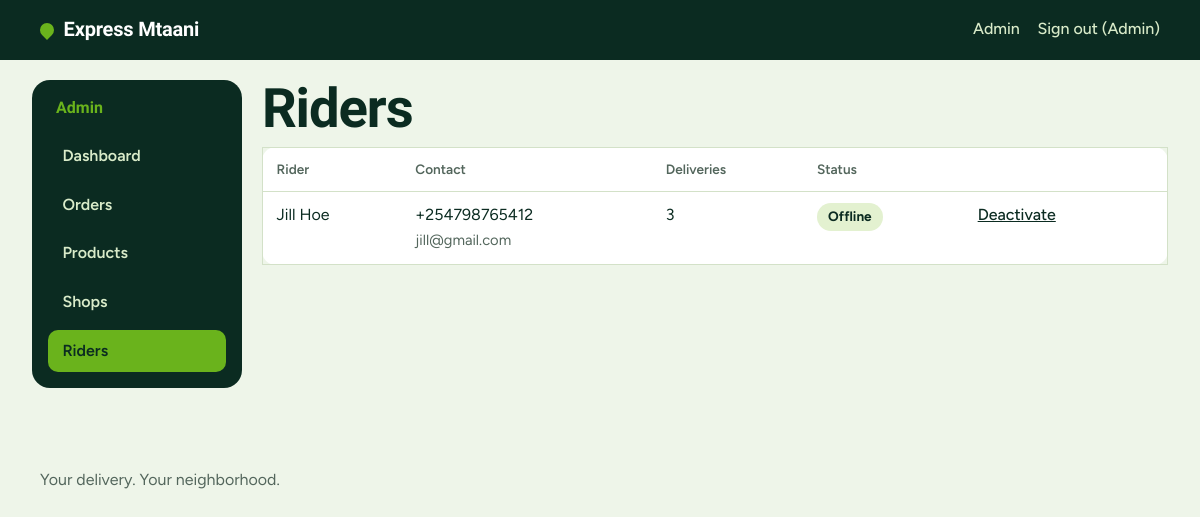
Page /admin/riders (signed in) on the committed database.
### app/models.py (models this page shows, shortened)
class User(UserMixin, db.Model):
    __tablename__ = "users"
    id = db.Column(db.Integer, primary_key=True)
    name = db.Column(db.String(80), nullable=False)
    email = db.Column(db.String(120), unique=True, nullable=False, index=True)
    phone = db.Column(db.String(20), nullable=False)
    password_hash = db.Column(db.String(255), nullable=False)
    role = db.Column(db.String(20), nullable=False, default="customer", index=True)
    active = db.Column(db.Boolean, nullable=False, default=True)
    approved = db.Column(db.Boolean, nullable=False, default=True)  # riders start unapproved
    created_at = db.Column(db.DateTime, nullable=False, default=utcnow)
    online = db.Column(db.Boolean, nullable=False, default=False)
    last_lat = db.Column(db.Float)
    last_lng = db.Column(db.Float)
    last_seen_at = db.Column(db.DateTime)
    @property
    def is_active(self):  # Flask-Login
        return bool(self.active)
    @property
    def first_name(self):
        return (self.name or "").split(" ")[0]
    def is_fresh(self):
        if not (self.online and self.last_seen_at and self.last_lat is not None):
            return False
        limit = timedelta(seconds=current_app.config["RIDER_FRESH_SECONDS"])
        return utcnow() - self.last_seen_at <= limit

### app/admin.py (the view)
@bp.get("/riders")
def riders():
    rows = User.query.filter_by(role="rider").order_by(User.approved.asc(), User.name).all()
    delivered = dict(db.session.query(Order.rider_id, func.count(Order.id))
                     .filter(Order.status == "delivered").group_by(Order.rider_id).all())
    return render_template("admin/riders.html", riders=rows, delivered=delivered)

### app/admin.py (called while the page is built)
@bp.before_request
def admin_only():
    if not current_user.is_authenticated:
        return redirect(url_for("auth.login", next=request.path))
    if current_user.role != "admin":
        abort(403)

### app/models.py (called while the page is built)
def utcnow():
    return datetime.now(timezone.utc).replace(tzinfo=None)

@login_manager.user_loader
def load_user(user_id):
    try:
        user = db.session.get(User, int(user_id))
    except (TypeError, ValueError):
        return None
    if user and user.active and (user.role != "rider" or user.approved):
        return user
    return None

### app/storefront.py (called while the page is built)
def _cart():
    cart = session.get("cart")
    if not isinstance(cart, dict) or not isinstance(cart.get("items"), dict) or "shop_id" not in cart:
        return {"shop_id": None, "items": {}}
    return cart

@bp.app_context_processor
def inject_cart_count():
    items = _cart()["items"]
    return {"cart_count": sum(v for v in items.values() if isinstance(v, int))}

### app/templates/admin/riders.html (shortened to what this page needs)
{% extends "admin/base.html" %}
{% block admin %}
<h1>Riders</h1>
{% if riders %}
<div class="table-wrap"><table class="table">
  <thead><tr><th>Rider</th><th>Contact</th><th>Deliveries</th><th>Status</th><th></th></tr></thead>
  <tbody>
  {% for r in riders %}
    <tr>
      <td data-label="Rider">{{ r.name }}</td>
      <td data-label="Contact">{{ r.phone }}<br><span class="hint">{{ r.email }}</span></td>
      <td data-label="Deliveries">{{ delivered.get(r.id, 0) }}</td>
      <td data-label="Status">
        {% if not r.approved %}<span class="badge badge--placed">Waiting for approval</span>
        {% elif not r.active %}<span class="badge badge--cancelled">Deactivated</span>
        {% elif r.is_fresh() %}<span class="badge badge--on_the_way">Online</span>
        {% else %}<span class="badge">Offline</span>{% endif %}
      </td>
      <td class="actions-cell">
        {% if not r.approved %}
          <form method="post" action="{{ url_for('admin.rider_approve', user_id=r.id) }}" class="inline-form">
            <input type="hidden" name="csrf_token" value="{{ csrf_token() }}"><button class="btn btn--primary btn--small" type="submit">Approve</button></form>
        {% elif r.active %}
          <form method="post" action="{{ url_for('admin.rider_deactivate', user_id=r.id) }}" class="inline-form" onsubmit="return confirm('Deactivate {{ r.name }}?');">
            <input type="hidden" name="csrf_token" value="{{ csrf_token() }}"><button class="link-button" type="submit">Deactivate</button></form>
        {% else %}
          <form method="post" action="{{ url_for('admin.rider_activate', user_id=r.id) }}" class="inline-form">
            <input type="hidden" name="csrf_token" value="{{ csrf_token() }}"><button class="link-button" type="submit">Reactivate</button></form>
        {% endif %}
      </td>
    </tr>
  {% endfor %}
  </tbody>
</table></div>
{% else %}<p class="empty">No riders yet. Riders sign up from the "Ride with us" link and appear here for approval.</p>{% endif %}
{% endblock %}

### app/templates/base.html (shortened to what this page needs)
<!doctype html>
<html lang="en">
<head>
  <link rel="stylesheet" href="{{ url_for('static', filename='css/style.css') }}">
</head>
<body>
  <header class="site-header">
    <a class="brand" href="{{ url_for('shop.home') }}">
      <span class="brand__mark" aria-hidden="true"></span>Express Mtaani
    </a>
    <nav class="site-nav" aria-label="Main">
      {% if current_user.is_authenticated %}
        {% if current_user.role == 'admin' %}
          <a href="{{ url_for('admin.dashboard') }}">Admin</a>
        {% elif current_user.role == 'rider' %}
          <a href="{{ url_for('rider.dashboard') }}">Deliveries</a>
        {% else %}
          <a href="{{ url_for('shop.my_orders') }}">My orders</a>
        {% endif %}
        <form method="post" action="{{ url_for('auth.logout') }}" class="inline-form">
          <button type="submit" class="link-button">Sign out ({{ current_user.first_name }})</button>
        </form>
      {% else %}
        <a href="{{ url_for('shop.cart') }}">Cart{% if cart_count %} ({{ cart_count }}){% endif %}</a>
        <a href="{{ url_for('auth.login') }}">Sign in</a>
        <a href="{{ url_for('auth.register') }}">Sign up</a>
        <a href="{{ url_for('auth.rider_register') }}">Ride with us</a>
      {% endif %}
    </nav>
  </header>
  <main id="main">
    {% block content %}{% endblock %}
  </main>
  <footer class="site-footer">
    <p>Your delivery. Your neighborhood.</p>
  </footer>
</body>
</html>

### app/static/css/style.css (style rules this page uses)
:root { --green-900: #0b2b21; --green-700: #1b5a2a; --lime: #6ab31c; --lime-soft: #e3f1d0; --lime-text: #2f6b0a; --mint: #eef5e9; --surface: #ffffff; --line: #d3e1c8; --muted: #53665c; --danger: #b3261e; --danger-soft: #fbe9e7; --radius: 14px; --font-display: "Bricolage Grotesque", "Segoe UI", system-ui, sans-serif; --font-body: "Figtree", "Segoe UI", system-ui, sans-serif; }
*, *::before, *::after { box-sizing: border-box; }
html { -webkit-text-size-adjust: 100%; }
body { margin: 0; font-family: var(--font-body); font-size: 1rem; line-height: 1.55; color: var(--green-900); background: var(--mint); }
a { color: var(--lime-text); }
h1, h2 { font-family: var(--font-display); font-weight: 800; line-height: 1.08; letter-spacing: -0.02em; margin: 0 0 .5rem; }
h1 { font-size: clamp(2rem, 6vw, 3.4rem); }
p { margin: 0 0 1rem; }
.site-header { display: flex; align-items: center; justify-content: space-between; gap: 1rem; padding: .9rem clamp(1rem, 4vw, 2.5rem); background: var(--green-900); color: #fff; }
.brand { display: inline-flex; align-items: center; gap: .6rem; color: #fff; text-decoration: none; font-family: var(--font-display); font-weight: 800; font-size: 1.25rem; letter-spacing: -0.01em; }
.brand__mark { width: 14px; height: 14px; border-radius: 50% 50% 50% 0; transform: rotate(-45deg); background: var(--lime); }
.site-nav { display: flex; gap: 1.1rem; flex-wrap: wrap; }
.site-nav a { color: #d9ebc9; text-decoration: none; font-weight: 500; }
.site-footer { padding: 2rem clamp(1rem, 4vw, 2.5rem); color: var(--muted); }
.hint { color: var(--muted); font-size: .92rem; margin: 0; }
.badge { display: inline-block; justify-self: start; padding: .2rem .7rem; border-radius: 999px; font-size: .85rem; font-weight: 700; background: var(--lime-soft); color: var(--green-900); }
.inline-form { display: inline; margin: 0; }
.link-button { background: none; border: 0; padding: 0; font: inherit; font-weight: 500; color: inherit; text-decoration: underline; cursor: pointer; }
.site-nav .link-button { color: #d9ebc9; text-decoration: none; }
.actions-cell { white-space: nowrap; }
.actions-cell > * { margin-right: .75rem; }
.table-wrap { overflow-x: auto; }
.table { width: 100%; border-collapse: collapse; background: var(--surface); border: 1px solid var(--line); border-radius: var(--radius); }
.table th, .table td { text-align: left; padding: .7rem .85rem; border-bottom: 1px solid var(--line); vertical-align: top; }
.table th { font-size: .85rem; color: var(--muted); font-weight: 600; }

### rows in the picture
User: first_name "Admin"
User: name "Jill Hoe", phone "+254798765412", email "jill@gmail.com", get "3", approved "Offline"
